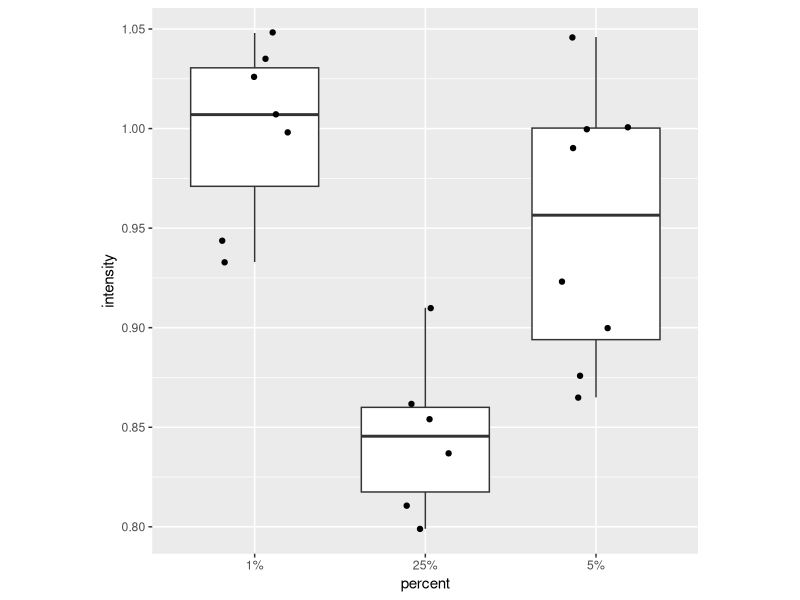

This figure's R source:
## ---- chunk 1
knitr::opts_chunk$set(
  echo = FALSE,
  fig.align = "center")
library(tidyverse)
## ---- chunk 2
farm1 <- c(18.0, 18.5, 18.9, 18.2, 17.9, 15.9, 16.8, 18.2, 17.3, 17.5, 17.7, 17.8, 17.1,
           17.0, 16.3)
farm2 <- c(14.3, 13.2, 17.3, 14.9, 16.4, 16.0, 18.6, 17.3, 15.5, 16.8, 15.7, 18.0, 15.2)
## ---- chunk 3
df1 <- data.frame(farm = "farm1", liver_weight = farm1)
df2 <- data.frame(farm = "farm2", liver_weight = farm2)
df <- rbind(df1, df2)
print(df)
## ---- chunk 4
df2 <- df %>%
  group_by(farm) %>%
  summarize(sample_mean = mean(liver_weight), sample_var = var(liver_weight))
print(df2)
## ---- chunk 5
egg_yolk_1_percent <- c(0.944, 1.048, 1.026, 1.007, 0.933, 0.998, 1.035)
egg_yolk_5_percent <- c(0.865, 1.000, 1.001, 0.900, 0.923, 0.876, 1.046, 0.990)
egg_yolk_25_percent <- c(0.811, 0.862, 0.910, 0.799, 0.837, 0.854)
## ---- chunk 6
df1 <- data.frame(percent = "1%", intensity = egg_yolk_1_percent)
df5 <- data.frame(percent = "5%", intensity = egg_yolk_5_percent)
df25 <- data.frame(percent = "25%", intensity = egg_yolk_25_percent)
df <- rbind(df1, df5, df25)
ggplot(df, aes(percent, intensity)) + 
  geom_boxplot() +
  geom_jitter(width = 0.2) +
  theme(aspect.ratio = 1)
